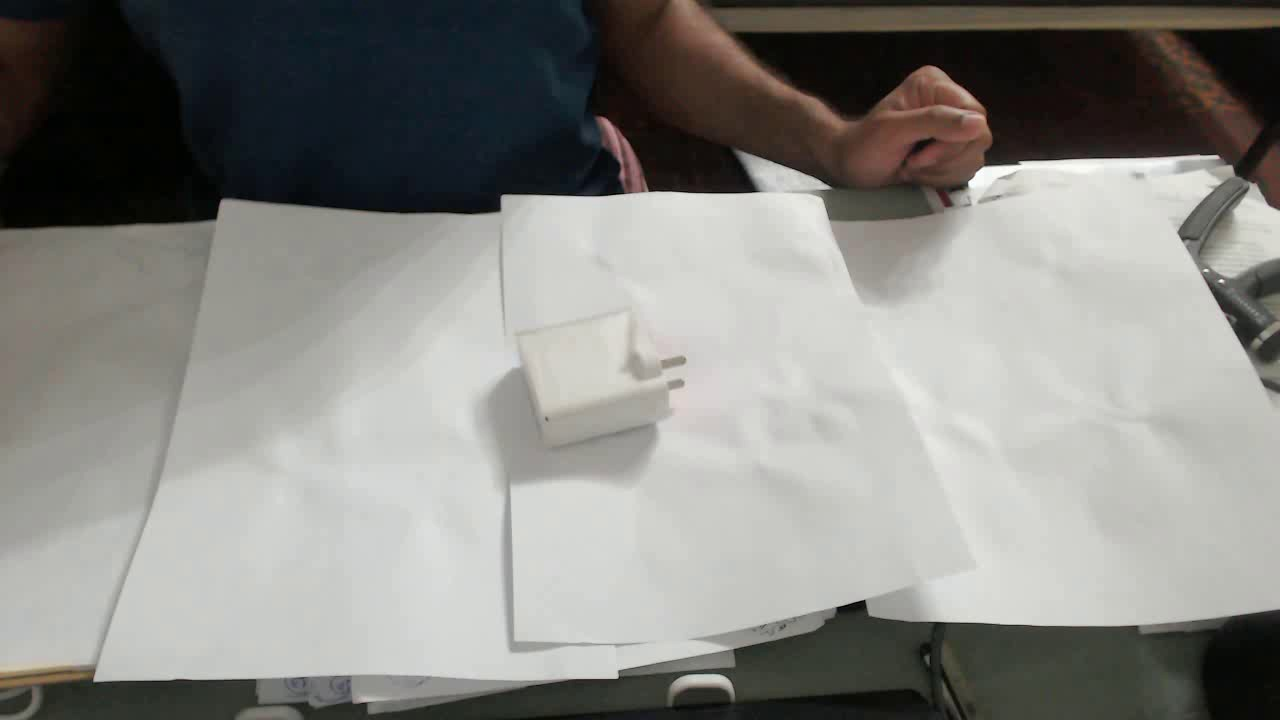
#> input picture datasets/yolo_dataset_v1/images/test/T_20260715_020421_699665_frame_000000.jpg, 1280 x 720 px
$ python -i motion_detector.py   (imports and definitions only)
#> lines starting #> are read from the running program, lines starting #| are printed output that depends on the picture
#> further down, picture is the input picture: shape (720, 1280, 3); mean B, G, R 130.8, 135, 135.4
"""
processing/motion_detector.py
================================
SUBSYSTEM: Processing (SS4) — File 5 System Architecture

Full motion detection pipeline in one clean class.
Steps inside (in order):
  1. Crop to ROI
  2. Grayscale conversion
  3. Gaussian blur (noise reduction)
  4. Background subtraction
  5. Threshold → binary mask
  6. Morphological opening (removes noise dots)
  7. Contour detection
  8. Motion score calculation (% of ROI moving)

OUTPUT:
  MotionResult object containing:
    - motion_detected (bool)
    - motion_score (float, 0–100%)
    - contours list
    - processed frame for display
"""

import cv2
import numpy as np
from dataclasses import dataclass, field
from typing import List
from config.settings import (
    BLUR_KERNEL_SIZE,
    MOTION_THRESHOLD,
    MORPH_KERNEL_SIZE,
    MIN_CONTOUR_AREA,
    MOTION_SCORE_THRESHOLD,
    BACKGROUND_WARMUP_FRAMES,
)


@dataclass
class MotionResult:
    motion_detected: bool
    motion_score: float
    contours: List = field(default_factory=list)
    bounding_boxes: List = field(default_factory=list)
    binary_mask: object = None
    is_warmup: bool = False


class MotionDetector:

    def __init__(self, roi_points=None):
        self._roi_points = roi_points
        self._roi_mask = None
        self._roi_area = None
        self._frame_count = 0

        self._bg_subtractor = cv2.createBackgroundSubtractorMOG2(
            history=150,
            varThreshold=30,
            detectShadows=False,
        )

        self._kernel = cv2.getStructuringElement(
            cv2.MORPH_RECT,
            (MORPH_KERNEL_SIZE, MORPH_KERNEL_SIZE),
        )

    def process(self, frame):

        self._frame_count += 1
        warmup = self._frame_count <= BACKGROUND_WARMUP_FRAMES

        if self._roi_mask is None:
            self._roi_mask = self._build_roi_mask(frame.shape)
            self._roi_area = max(1, cv2.countNonZero(self._roi_mask))
#> self._roi_area = 921600
#> self._roi_mask: shape (720, 1280); every value is 255

        gray = cv2.cvtColor(frame, cv2.COLOR_BGR2GRAY)
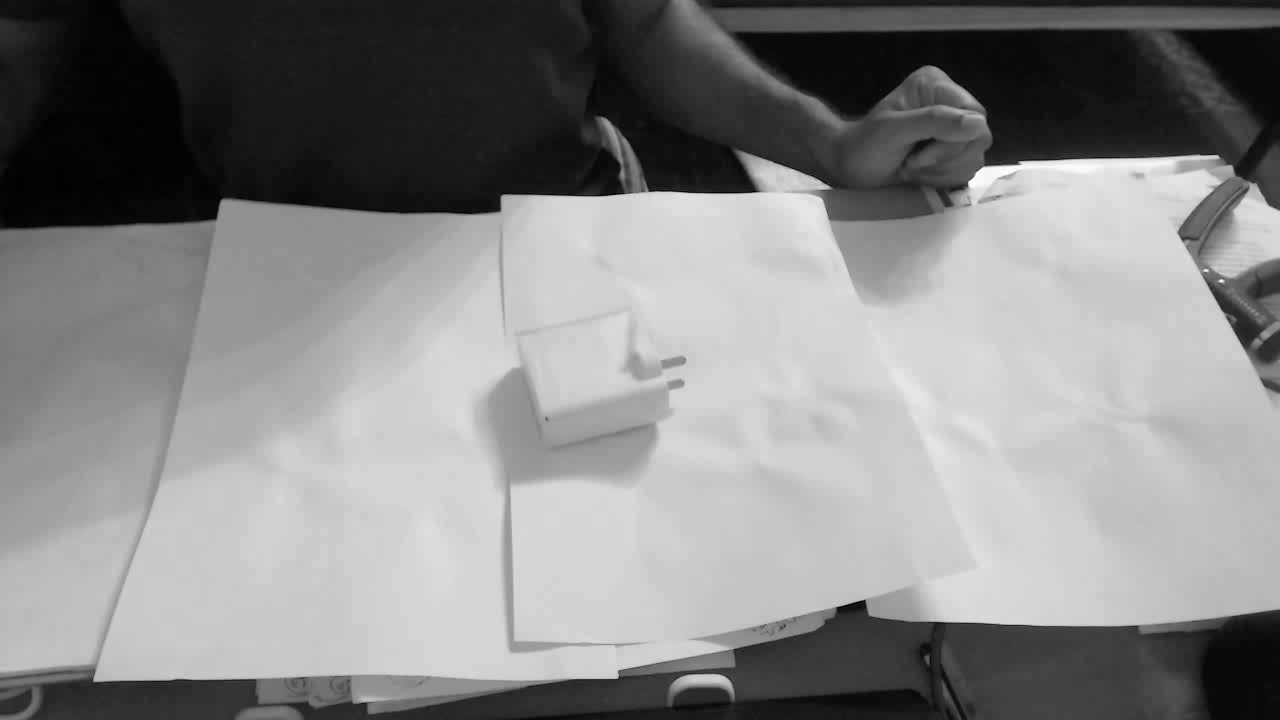
#> gray: shape (720, 1280); min 0, max 255, mean 134.6

        blur = cv2.GaussianBlur(
            gray,
            (BLUR_KERNEL_SIZE, BLUR_KERNEL_SIZE),
            0,
        )

        fg = self._bg_subtractor.apply(blur)

        fg = cv2.bitwise_and(
            fg,
            fg,
            mask=self._roi_mask,
        )

        _, binary = cv2.threshold(
            fg,
            MOTION_THRESHOLD,
            255,
            cv2.THRESH_BINARY,
        )

        binary = cv2.morphologyEx(
            binary,
            cv2.MORPH_OPEN,
            self._kernel,
        )

        binary = cv2.morphologyEx(
            binary,
            cv2.MORPH_CLOSE,
            self._kernel,
        )

        contours, _ = cv2.findContours(
            binary,
            cv2.RETR_EXTERNAL,
            cv2.CHAIN_APPROX_SIMPLE,
        )
#> contours = [[[0, 0], [0, 719], [1279, 719], [1279, 0]]]

        valid = []
        boxes = []
        moving_area = 0

        for c in contours:

            area = cv2.contourArea(c)

            if area < MIN_CONTOUR_AREA:
                continue

            x, y, w, h = cv2.boundingRect(c)

            if w < 15 or h < 15:
                continue

            valid.append(c)
            boxes.append((x, y, w, h))
            moving_area += area
#> this loop made 1 pass
#> (c, area, x, y, w, h, moving_area) on pass 1: ([[0, 0], [0, 719], [1279, 719], [1279, 0]], 919601, 0, 0, 1280, 720, 919601)
#> after the loop, boxes = [(0, 0, 1280, 720)]; moving_area = 919601; valid = [[[0, 0], [0, 719], [1279, 719], [1279, 0]]]

        motion_score = (moving_area / self._roi_area) * 100.0
#> motion_score = 99.78
        motion_detected = motion_score >= MOTION_SCORE_THRESHOLD
#> motion_detected = True

        return MotionResult(
            motion_detected=motion_detected and not warmup,
            motion_score=motion_score,
            contours=valid,
            bounding_boxes=boxes,
            binary_mask=binary,
            is_warmup=warmup,
        )

    def _build_roi_mask(self, frame_shape):
        mask = np.zeros(frame_shape[:2], dtype=np.uint8)
        if self._roi_points is None:
            mask[:, :] = 255
        else:
            cv2.fillPoly(mask, [self._roi_points], 255)
        return mask

>>> import cv2
>>> picture = cv2.imread('../../datasets/yolo_dataset_v1/images/test/T_20260715_020421_699665_frame_000000.jpg')
>>> result = MotionDetector().process(picture)

$ run again, on datasets/yolo_dataset_v1/images/test/T_20260715_020421_699665_frame_000060.jpg
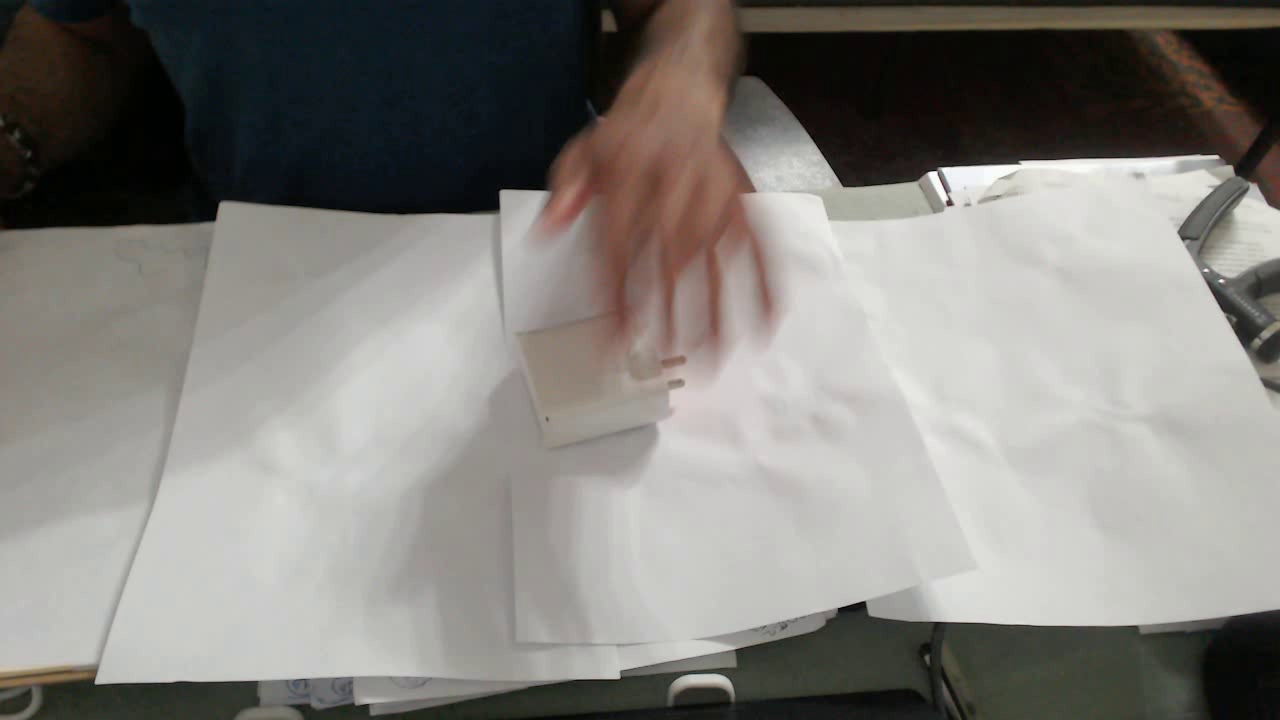
#> input picture datasets/yolo_dataset_v1/images/test/T_20260715_020421_699665_frame_000060.jpg, 1280 x 720 px
#> picture is the input picture: shape (720, 1280, 3); mean B, G, R 124.3, 129, 131.2
#> self._roi_mask: shape (720, 1280); every value is 255
#> in process, `gray = cv2.cvtColor(frame, cv2.COLOR_BGR2GRAY)`:
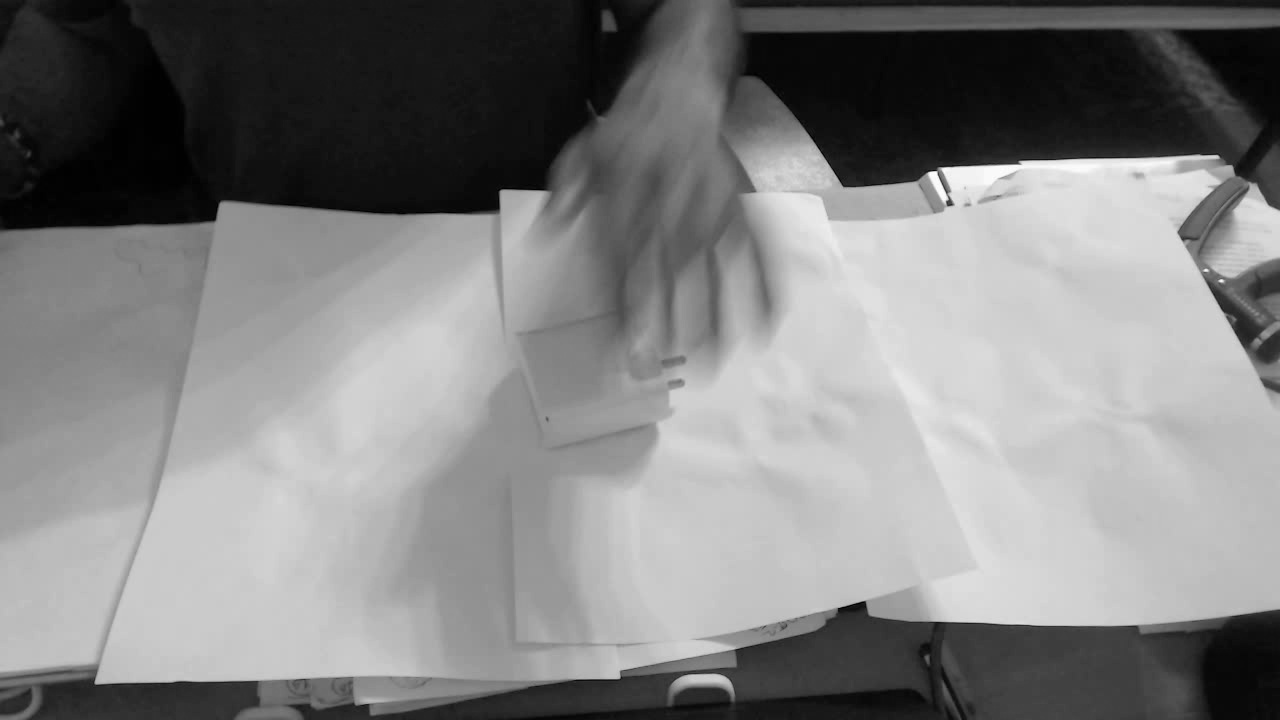
#> gray: shape (720, 1280); min 0, max 255, mean 129.1
#> contours = [[[0, 0], [0, 719], [1279, 719], [1279, 0]]]
#> the loop in process, `for c in contours: ` made 1 pass
#> (c, area, x, y, w, h, moving_area) on pass 1: ([[0, 0], [0, 719], [1279, 719], [1279, 0]], 919601, 0, 0, 1280, 720, 919601)
#> after the loop in process, `for c in contours:`: boxes = [(0, 0, 1280, 720)]; moving_area = 919601; valid = [[[0, 0], [0, 719], [1279, 719], [1279, 0]]]
#> motion_score = 99.78
#> motion_detected = True

$ run again, on datasets/yolo_dataset_v1/images/test/T_20260715_020421_699665_frame_000090.jpg
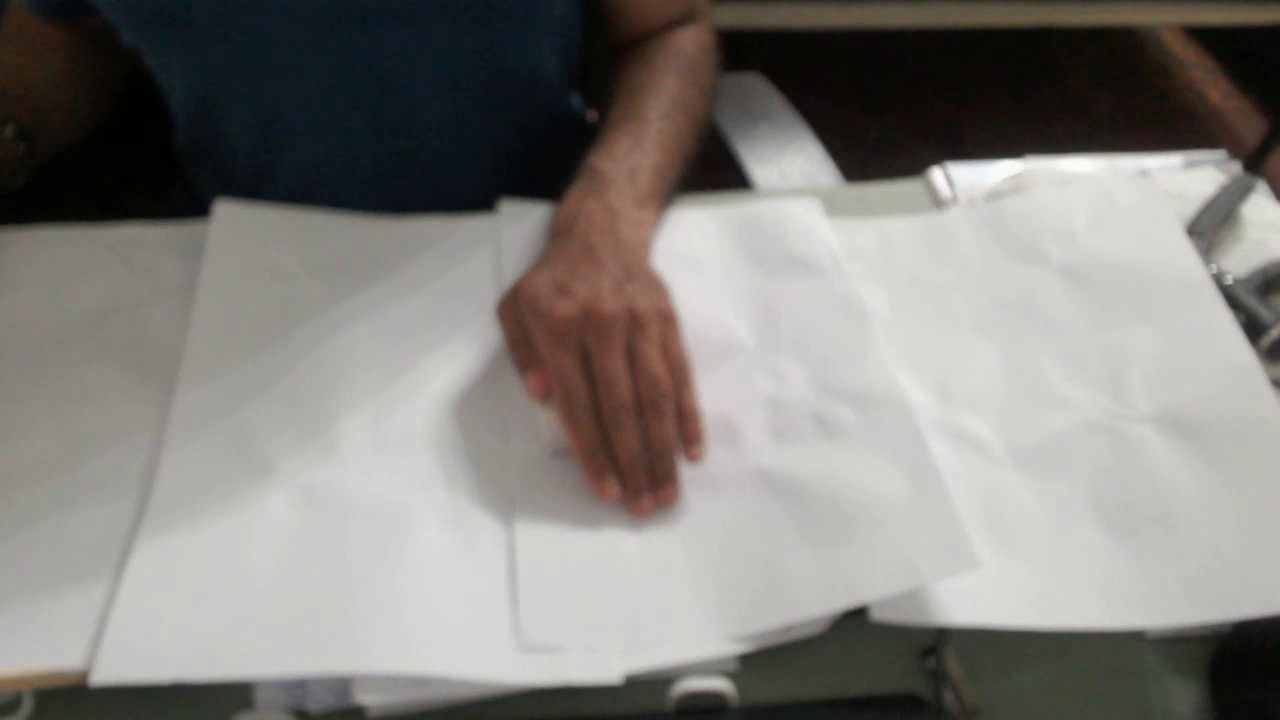
#> input picture datasets/yolo_dataset_v1/images/test/T_20260715_020421_699665_frame_000090.jpg, 1280 x 720 px
#> picture is the input picture: shape (720, 1280, 3); mean B, G, R 123.8, 128.2, 130.4
#> self._roi_mask: shape (720, 1280); every value is 255
#> in process, `gray = cv2.cvtColor(frame, cv2.COLOR_BGR2GRAY)`:
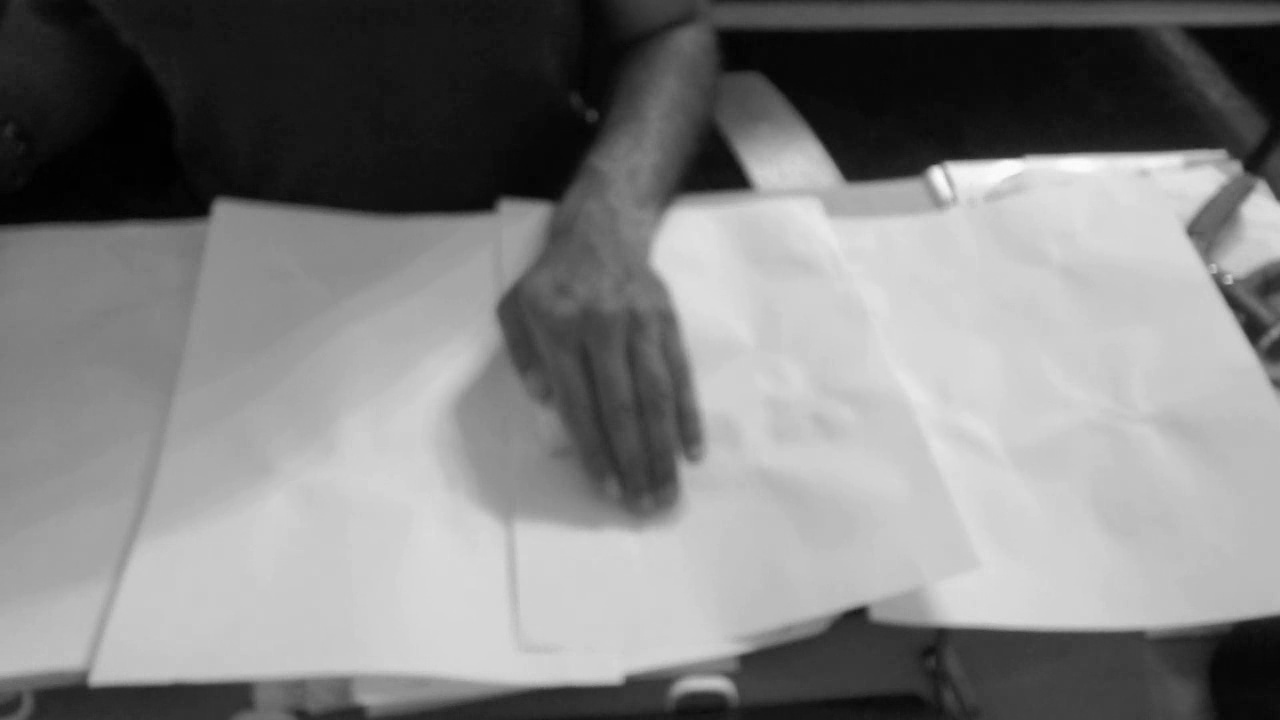
#> gray: shape (720, 1280); min 0, max 253, mean 128.4
#> contours = [[[0, 0], [0, 719], [1279, 719], [1279, 0]]]
#> the loop in process, `for c in contours: ` made 1 pass
#> (c, area, x, y, w, h, moving_area) on pass 1: ([[0, 0], [0, 719], [1279, 719], [1279, 0]], 919601, 0, 0, 1280, 720, 919601)
#> after the loop in process, `for c in contours:`: boxes = [(0, 0, 1280, 720)]; moving_area = 919601; valid = [[[0, 0], [0, 719], [1279, 719], [1279, 0]]]
#> motion_score = 99.78
#> motion_detected = True
